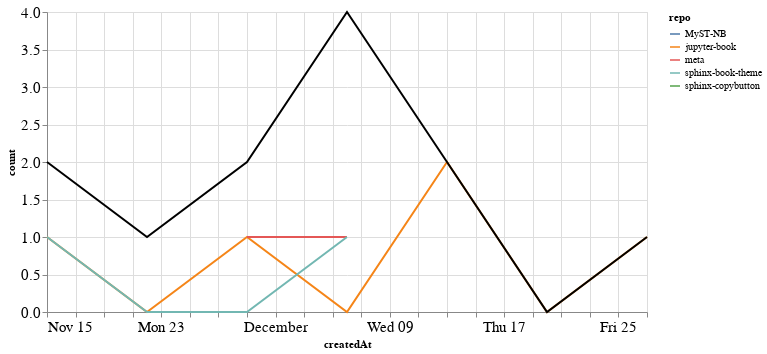

The notebook cell this image was saved under:
### Markdown cell above
### PRs

### Code cell
prs_time = prs.groupby('repo').resample('W', on='createdAt').count()['author'].reset_index()
prs_time = prs_time.rename(columns={'author': 'count'})
prs_time_total = prs_time.groupby('createdAt').agg({"count": "sum"}).reset_index()

ch1 = alt.Chart(prs_time, width=600).mark_line().encode(
    x='createdAt',
    y='count',
    color='repo',
    tooltip="repo"
)

ch2 = alt.Chart(prs_time_total, width=600).mark_line(color="black").encode(
    x='createdAt',
    y='count',
)

ch1 + ch2

### Figure 1 — Vega-Lite specification as saved in the notebook (floating-point values rounded to 4 significant figures)
{"config": {"axisLeft": {"labelFontSize": 15}, "axisBottom": {"labelFontSize": 15}}, "layer": [{"data": {"name": "data-4aada1f643e5acdee5b4208ab9818f89"}, "mark": "line", "encoding": {"color": {"type": "nominal", "field": "repo"}, "tooltip": {"type": "nominal", "field": "repo"}, "x": {"type": "temporal", "field": "createdAt"}, "y": {"type": "quantitative", "field": "count"}}, "width": 600}, {"data": {"name": "data-413205f709e3f745af2a1005850a78b2"}, "mark": {"type": "line", "color": "black"}, "encoding": {"x": {"type": "temporal", "field": "createdAt"}, "y": {"type": "quantitative", "field": "count"}}, "width": 600}], "$schema": "https://vega.github.io/schema/vega-lite/v4.8.1.json", "datasets": {"data-4aada1f643e5acdee5b4208ab9818f89": [{"repo": "MyST-NB", "createdAt": "2020-11-22T00:00:00", "count": 1}, {"repo": "jupyter-book", "createdAt": "2020-11-15T00:00:00", "count": 1}, {"repo": "jupyter-book", "createdAt": "2020-11-22T00:00:00", "count": 0}, {"repo": "jupyter-book", "createdAt": "2020-11-29T00:00:00", "count": 1}, {"repo": "jupyter-book", "createdAt": "2020-12-06T00:00:00", "count": 0}, {"repo": "jupyter-book", "createdAt": "2020-12-13T00:00:00", "count": 2}, {"repo": "jupyter-book", "createdAt": "2020-12-20T00:00:00", "count": 0}, {"repo": "jupyter-book", "createdAt": "2020-12-27T00:00:00", "count": 1}, {"repo": "meta", "createdAt": "2020-11-29T00:00:00", "count": 1}, {"repo": "meta", "createdAt": "2020-12-06T00:00:00", "count": 1}, {"repo": "sphinx-book-theme", "createdAt": "2020-11-15T00:00:00", "count": 1}, {"repo": "sphinx-book-theme", "createdAt": "2020-11-22T00:00:00", "count": 0}, {"repo": "sphinx-book-theme", "createdAt": "2020-11-29T00:00:00", "count": 0}, {"repo": "sphinx-book-theme", "createdAt": "2020-12-06T00:00:00", "count": 1}, {"repo": "sphinx-copybutton", "createdAt": "2020-12-06T00:00:00", "count": 2}], "data-413205f709e3f745af2a1005850a78b2": [{"createdAt": "2020-11-15T00:00:00", "count": 2}, {"createdAt": "2020-11-22T00:00:00", "count": 1}, {"createdAt": "2020-11-29T00:00:00", "count": 2}, {"createdAt": "2020-12-06T00:00:00", "count": 4}, {"createdAt": "2020-12-13T00:00:00", "count": 2}, {"createdAt": "2020-12-20T00:00:00", "count": 0}, {"createdAt": "2020-12-27T00:00:00", "count": 1}]}}
